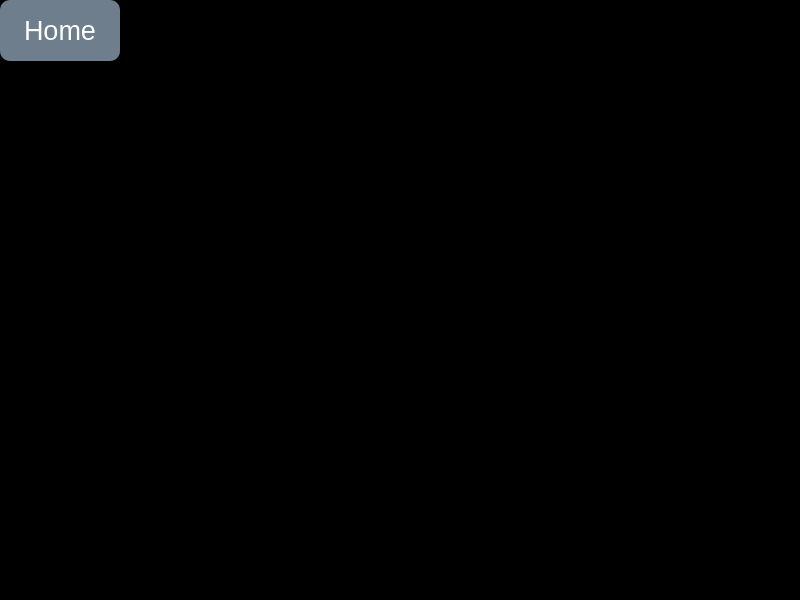
<?xml version="1.0" encoding="UTF-8"?>
<ui version="4.0">
 <class>MainWindow</class>
 <widget class="QMainWindow" name="MainWindow">
  <property name="geometry">
   <rect>
    <x>0</x>
    <y>0</y>
    <width>800</width>
    <height>600</height>
   </rect>
  </property>
  <property name="sizePolicy">
   <sizepolicy hsizetype="Fixed" vsizetype="Fixed">
    <horstretch>0</horstretch>
    <verstretch>0</verstretch>
   </sizepolicy>
  </property>
  <property name="windowTitle">
   <string>MainWindow</string>
  </property>
  <property name="styleSheet">
   <string notr="true">background: black;</string>
  </property>
  <widget class="QWidget" name="centralwidget">
   <widget class="QPushButton" name="backButton">
    <property name="geometry">
     <rect>
      <x>0</x>
      <y>0</y>
      <width>120</width>
      <height>61</height>
     </rect>
    </property>
    <property name="sizePolicy">
     <sizepolicy hsizetype="MinimumExpanding" vsizetype="Minimum">
      <horstretch>0</horstretch>
      <verstretch>0</verstretch>
     </sizepolicy>
    </property>
    <property name="font">
     <font>
      <family>Leelawadee UI</family>
      <pointsize>20</pointsize>
     </font>
    </property>
    <property name="styleSheet">
     <string notr="true">QPushButton#backButton{
	border-width: 2px;
	border-style: none;
	border-color: white;
	border-radius: 10px;
	background-color: rgba(110, 126, 141, 255);
	color: white;
}

QPushButton#backButton:pressed{
	padding-left: 2px;
	padding-top: 2px;
	background-color: rgba(110, 126, 141, 200);
}
</string>
    </property>
    <property name="text">
     <string>Home</string>
    </property>
   </widget>
   <widget class="QLabel" name="pictureFrameLabel">
    <property name="geometry">
     <rect>
      <x>0</x>
      <y>0</y>
      <width>800</width>
      <height>600</height>
     </rect>
    </property>
    <property name="sizePolicy">
     <sizepolicy hsizetype="Fixed" vsizetype="Fixed">
      <horstretch>0</horstretch>
      <verstretch>0</verstretch>
     </sizepolicy>
    </property>
    <property name="text">
     <string/>
    </property>
    <property name="pixmap">
     <pixmap>../../../../../.designer/backup/imgs/dog.jpg</pixmap>
    </property>
    <property name="scaledContents">
     <bool>true</bool>
    </property>
   </widget>
   <widget class="QPushButton" name="rightPicButton">
    <property name="geometry">
     <rect>
      <x>400</x>
      <y>40</y>
      <width>395</width>
      <height>500</height>
     </rect>
    </property>
    <property name="sizePolicy">
     <sizepolicy hsizetype="Fixed" vsizetype="Fixed">
      <horstretch>0</horstretch>
      <verstretch>0</verstretch>
     </sizepolicy>
    </property>
    <property name="styleSheet">
     <string notr="true">QPushButton{
background: transparent;
border: 0px;
}</string>
    </property>
    <property name="text">
     <string/>
    </property>
   </widget>
   <widget class="QPushButton" name="leftPicButton">
    <property name="geometry">
     <rect>
      <x>0</x>
      <y>40</y>
      <width>395</width>
      <height>500</height>
     </rect>
    </property>
    <property name="sizePolicy">
     <sizepolicy hsizetype="Fixed" vsizetype="Fixed">
      <horstretch>0</horstretch>
      <verstretch>0</verstretch>
     </sizepolicy>
    </property>
    <property name="styleSheet">
     <string notr="true">QPushButton{
background: transparent;
border: 0px;
}</string>
    </property>
    <property name="text">
     <string/>
    </property>
   </widget>
   <zorder>pictureFrameLabel</zorder>
   <zorder>backButton</zorder>
   <zorder>leftPicButton</zorder>
   <zorder>rightPicButton</zorder>
  </widget>
 </widget>
 <resources/>
 <connections/>
</ui>
